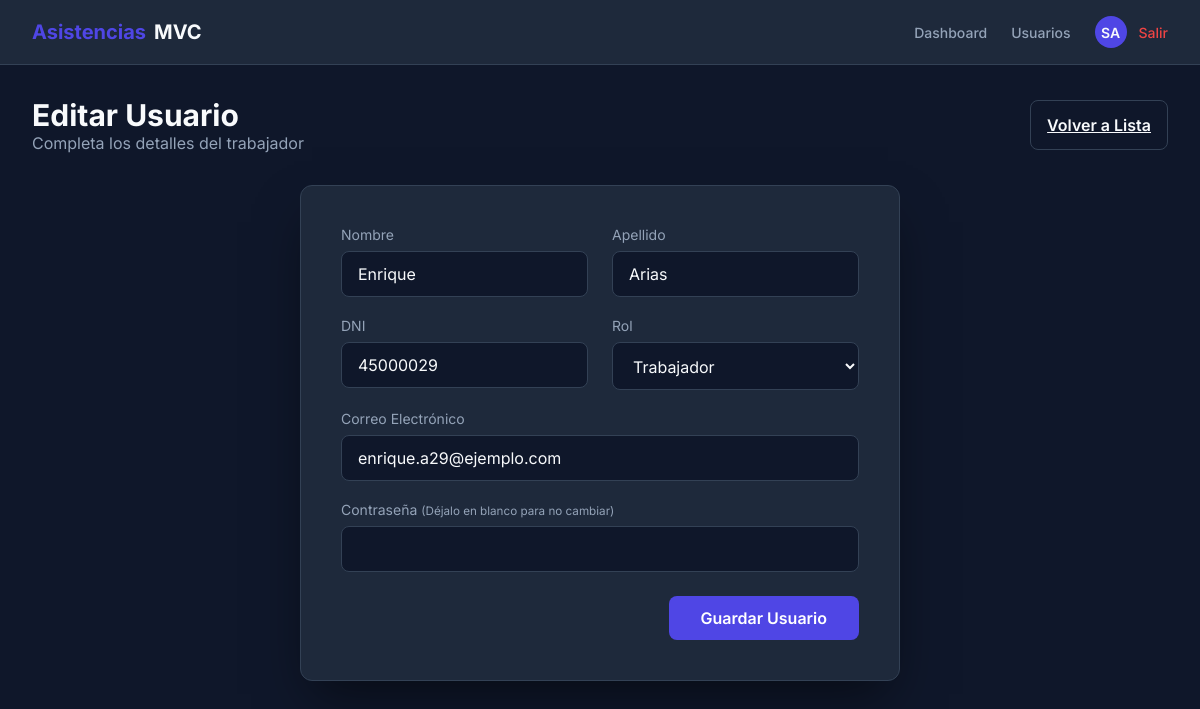
The app's page /admin/users/edit/32 (signed in) with its own data.
### tables this page shows
CREATE TABLE `users` (
  `id` int(11) NOT NULL,
  `role_id` int(11) NOT NULL,
  `dni` varchar(20) NOT NULL,
  `first_name` varchar(100) NOT NULL,
  `last_name` varchar(100) NOT NULL,
  `email` varchar(100) NOT NULL,
  `password` varchar(255) NOT NULL,
  `created_at` timestamp NOT NULL DEFAULT current_timestamp(),
  `updated_at` timestamp NOT NULL DEFAULT current_timestamp() ON UPDATE current_timestamp()
);

### system/bootstrap.php (called while the page is built, shortened)
<?php
spl_autoload_register(function ($class) {
    $prefix = '';
    $base_dir = '';
    if (strpos($class, 'App\\') === 0) {
        $prefix = 'App\\';
        $base_dir = APPPATH;
    } elseif (strpos($class, 'System\\') === 0) {
        $prefix = 'System\\';
        $base_dir = SYSTEMPATH;
    }
    if ($prefix !== '') {
        $len = strlen($prefix);
        $relative_class = substr($class, $len);
        $file = $base_dir . str_replace('\\', '/', $relative_class) . '.php';
    }
});
$router = new \System\Router\Router();
$url = isset($_GET['url']) ? rtrim($_GET['url'], '/') : '/';
$router->dispatch($url);

### app/Controllers/Admin.php (called while the page is built, shortened)
<?php
class Admin extends Controller {
    public function userEdit($id) {
        $model = new User();
        $user = $model->getById($id);
        $this->view('admin/user_form', ['user' => $user]);
    }
}

### public/index.php (called while the page is built, shortened)
<?php
require_once SYSTEMPATH . 'bootstrap.php';

### system/Core/Model.php (called while the page is built, shortened)
<?php
class Model {
    public function __construct() {
        $config = new Database();
        try {
            $dsn = "mysql:host={$config->host};dbname={$config->dbname};charset=utf8mb4";
            $this->db = new PDO($dsn, $config->username, $config->password, [
                PDO::ATTR_ERRMODE => PDO::ERRMODE_EXCEPTION,
                PDO::ATTR_DEFAULT_FETCH_MODE => PDO::FETCH_ASSOC,
                PDO::ATTR_EMULATE_PREPARES => false,
            ]);
        } catch (PDOException $e) {
            die("Database connection failed: " . $e->getMessage());
        }
    }
}

### app/Models/User.php (called while the page is built, shortened)
<?php
class User extends Model {
    public function getById($id) {
        $stmt = $this->db->prepare("SELECT * FROM users WHERE id = ?");
        $stmt->execute([$id]);
        return $stmt->fetch();
    }
}

### app/Views/admin/user_form.php (the view, shortened to what this page needs)
<!DOCTYPE html>
<html lang="es">
<head>
    <link rel="stylesheet" href="<?= BASE_URL ?>public/css/style.css">
</head>
<body>
    <?php include APPPATH . 'Views/partials/navbar.php'; ?>
    <div class="container">
        <div class="page-header">
            <div>
                <h1 class="page-title"><?= $user ? 'Editar Usuario' : 'Nuevo Usuario' ?></h1>
                <p style="color: var(--text-muted);">Completa los detalles del trabajador</p>
            </div>
            <a href="<?= BASE_URL ?>admin/users" class="btn btn-outline" style="width: auto;">Volver a Lista</a>
        </div>
        <div class="card" style="max-width: 600px; margin: 0 auto;">
            <form action="<?= BASE_URL ?>admin/users/<?= $user ? 'update/'.$user['id'] : 'store' ?>" method="POST">
                <div class="grid grid-cols-2">
                    <div class="form-group">
                        <label for="first_name">Nombre</label>
                        <input type="text" id="first_name" name="first_name" class="form-control" required value="<?= $user ? htmlspecialchars($user['first_name']) : '' ?>">
                    </div>
                    <div class="form-group">
                        <label for="last_name">Apellido</label>
                        <input type="text" id="last_name" name="last_name" class="form-control" required value="<?= $user ? htmlspecialchars($user['last_name']) : '' ?>">
                    </div>
                </div>
                <div class="grid grid-cols-2">
                    <div class="form-group">
                        <label for="dni">DNI</label>
                        <input type="text" id="dni" name="dni" class="form-control" required value="<?= $user ? htmlspecialchars($user['dni']) : '' ?>">
                    </div>
                    <div class="form-group">
                        <label for="role_id">Rol</label>
                        <select id="role_id" name="role_id" class="form-control" required>
                            <option value="2" <?= ($user && $user['role_id']==2) ? 'selected' : '' ?>>Trabajador</option>
                        </select>
                    </div>
                </div>
                <div class="form-group">
                    <label for="email">Correo Electrónico</label>
                    <input type="email" id="email" name="email" class="form-control" required value="<?= $user ? htmlspecialchars($user['email']) : '' ?>">
                </div>
                <div class="form-group">
                    <label for="password">Contraseña <?= $user ? '<small style="color:var(--text-muted);">(Déjalo en blanco para no cambiar)</small>' : '' ?></label>
                    <input type="password" id="password" name="password" class="form-control" <?= $user ? '' : 'required' ?>>
                </div>
                <div style="text-align: right; margin-top: 1.5rem;">
                    <button type="submit" class="btn btn-primary" style="width: auto; padding: 0.75rem 2rem;">Guardar Usuario</button>
                </div>
            </form>
        </div>
    </div>
    <?php include APPPATH . 'Views/partials/footer.php'; ?>

### system/Router/Router.php (shortened to what this page needs)
<?php
class Router {
    private $routes = [];
    public function add($route, $params) {
        $this->routes[$route] = $params;
    }
    public function dispatch($url) {
        foreach ($this->routes as $route => $params) {
            $routePattern = preg_replace('/\//', '\\/', $route);
            $routePattern = preg_replace('/\{([a-z]+)\}/', '(?P<\1>[a-z0-9-]+)', $routePattern);
            $routePattern = '/^' . $routePattern . '$/i';
            if (preg_match($routePattern, $url, $matches)) {
                $controller = "App\\Controllers\\" . $params['controller'];
                $method = $params['method'];
                if (class_exists($controller)) {
                    $controller_object = new $controller();
                    if (is_callable([$controller_object, $method])) {
                        $args = [];
                        foreach ($matches as $key => $match) {
                            if (is_string($key)) {
                                $args[$key] = $match;
                            }
                        }
                        call_user_func_array([$controller_object, $method], $args);
                    } else {
                        echo "Method $method not found in controller $controller";
                    }
                } else {
                    echo "Controller class $controller not found";
                }
                break;
            }
        }
    }
}

### public/css/style.css (style rules this page uses)
:root { --primary: #4f46e5; --primary-hover: #4338ca; --bg-dark: #0f172a; --bg-card: #1e293b; --text-main: #f8fafc; --text-muted: #94a3b8; --success: #10b981; --danger: #ef4444; --border: #334155; }
* { margin: 0; padding: 0; box-sizing: border-box; font-family: 'Inter', system-ui, -apple-system, sans-serif; }
body { background-color: var(--bg-dark); color: var(--text-main); display: flex; flex-direction: column; min-height: 100vh; }
.card { background-color: var(--bg-card); border-radius: 12px; padding: 2.5rem; width: 100%; max-width: 400px; box-shadow: 0 25px 50px -12px rgba(0, 0, 0, 0.5); border: 1px solid var(--border); backdrop-filter: blur(10px); animation: fadeIn 0.5s ease-out; }
.form-group { margin-bottom: 1.25rem; }
.form-group label { display: block; margin-bottom: 0.5rem; font-size: 0.875rem; color: var(--text-muted); }
.form-control { width: 100%; padding: 0.75rem 1rem; border-radius: 8px; background-color: var(--bg-dark); border: 1px solid var(--border); color: var(--text-main); font-size: 1rem; transition: all 0.3s ease; }
.btn { display: inline-block; width: 100%; padding: 0.875rem 1rem; border-radius: 8px; font-weight: 600; text-align: center; cursor: pointer; transition: all 0.3s ease; border: none; font-size: 1rem; }
.btn-primary { background-color: var(--primary); color: white; }
.btn-outline { background-color: transparent; border: 1px solid var(--border); color: var(--text-main); }
.container { max-width: 1200px; margin: 0 auto; padding: 2rem; width: 100%; }
.page-header { display: flex; justify-content: space-between; align-items: center; margin-bottom: 2rem; }
.page-title { font-size: 1.875rem; font-weight: 700; }
.grid { display: grid; gap: 1.5rem; }
.grid-cols-2 { grid-template-columns: repeat(2, 1fr); }

### records on screen
users: first_name "Enrique", last_name "Arias", dni "45000029", role_id "Trabajador", email "enrique.a29@ejemplo.com"
